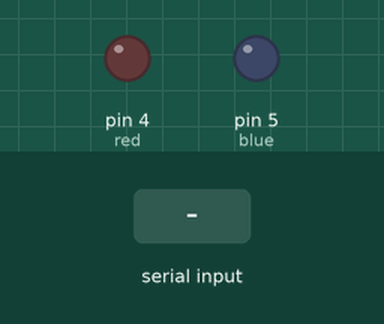
Simulated run of this sketch. Board: Arduino Uno, built with avr-gcc and run on an emulated ATmega328P. On the bench: output pins drawn as LEDs (lit = HIGH). Dashed ring = blinking. Inputs (shaded band) come from the test bench.

Above: at 1.2 s.
1.3 s: "90,45\n" received over Serial
At 2.8 s:
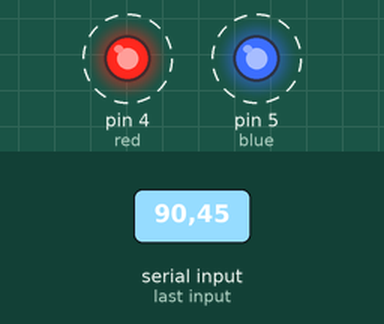
Timing chart, 0 to 10.3 s (numbered marks = the images above; inputs shaded):
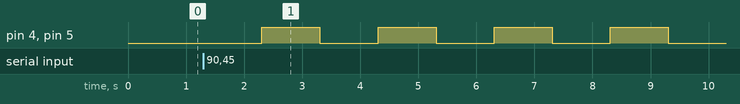

The sketch:

led_controller.ino
```cpp
const int red = 4;
const int blue = 5;
String text;
String red_str;
String blue_str;
int red_int;
int blue_int;
String off_text = "S";
int flag = 0;
long previous_millis_red;
long previous_millis_blue;

void setup()
{
  Serial.begin(9600);
  pinMode(red, OUTPUT);
  pinMode(blue, OUTPUT);
}

void loop()
{
  text = Serial.readString();
  if(text == off_text) // Serial input is OFF
  {
    digitalWrite(red, LOW);
    digitalWrite(blue, LOW);
    flag = 0;
  }
  else if(text != "") // Serial input is ON
  {
    red_str = "";
    blue_str = "";
    int i = 1;
    while(i < text.length() && text[i] != 'B')
    {
      red_str = red_str + text[i];
      i++;
    }
    i++;
    while(i < text.length())
    {
      blue_str = blue_str + text[i];
      i++;
    }
    red_int = atoi(red_str.c_str());
    blue_int = atoi(blue_str.c_str());
    flag = 1;
    digitalWrite(red, HIGH);
    digitalWrite(blue, HIGH);
    previous_millis_red = millis();
    previous_millis_blue = millis();
  }
  else
  {
    if(flag) // previous input is ON
    {
      if(millis() - previous_millis_red >= red_int)
      {
        // high if low, low if high
        if(digitalRead(red) == LOW)
          digitalWrite(red, HIGH);
        else
          digitalWrite(red, LOW);

        previous_millis_red = millis();
      }
      if(millis() - previous_millis_blue >= blue_int)
      {
        // high if low, low if high
        if(digitalRead(blue) == LOW)
          digitalWrite(blue, HIGH);
        else
          digitalWrite(blue, LOW);

        previous_millis_blue = millis();
      }
    }
  }
}
```

Measured:
- after the input at 1.3 s, pin 4 (red), pin 5 (blue): alternates HIGH for 1.0 s and LOW for 1.0 s, starting after 1.0 s
